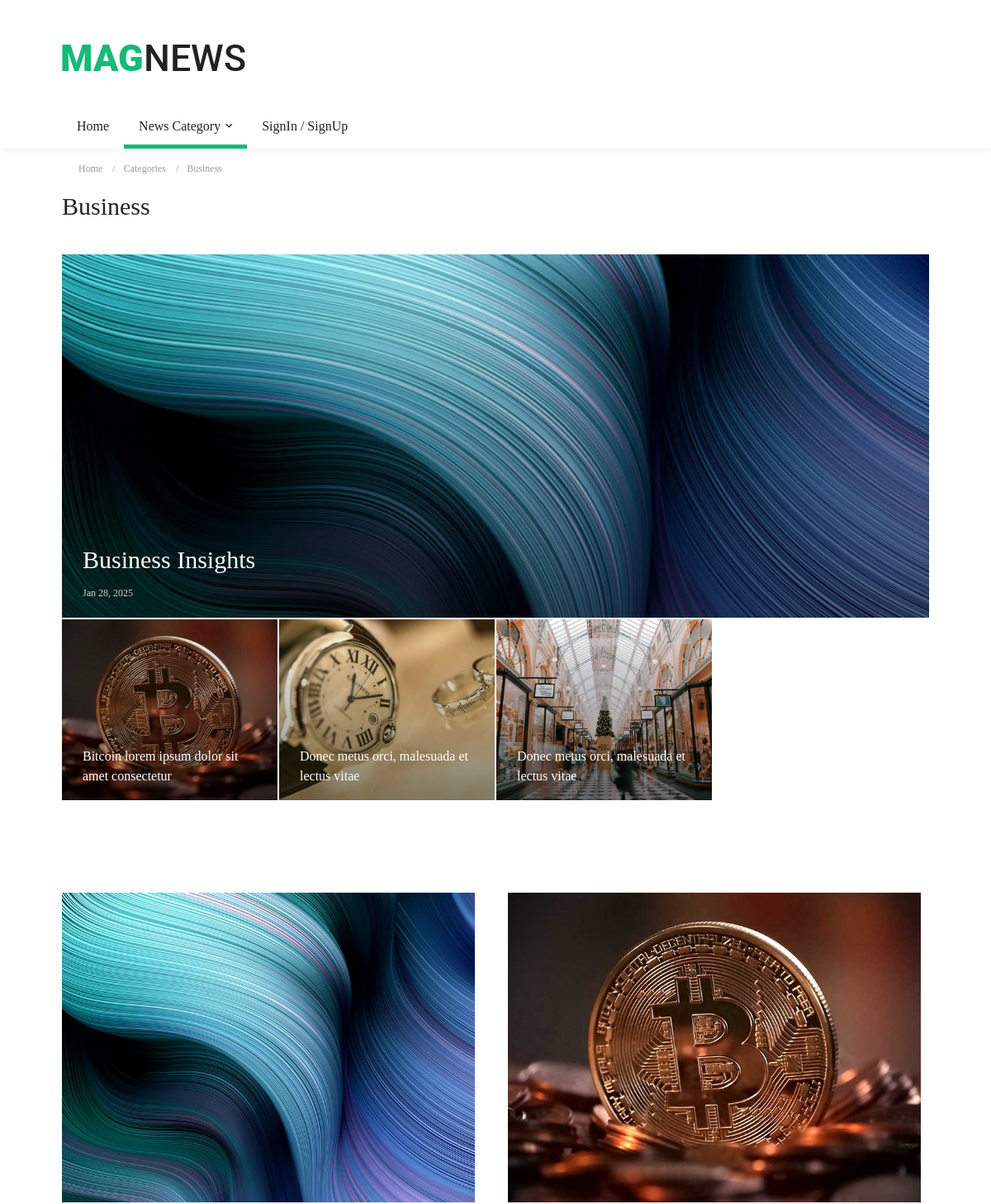
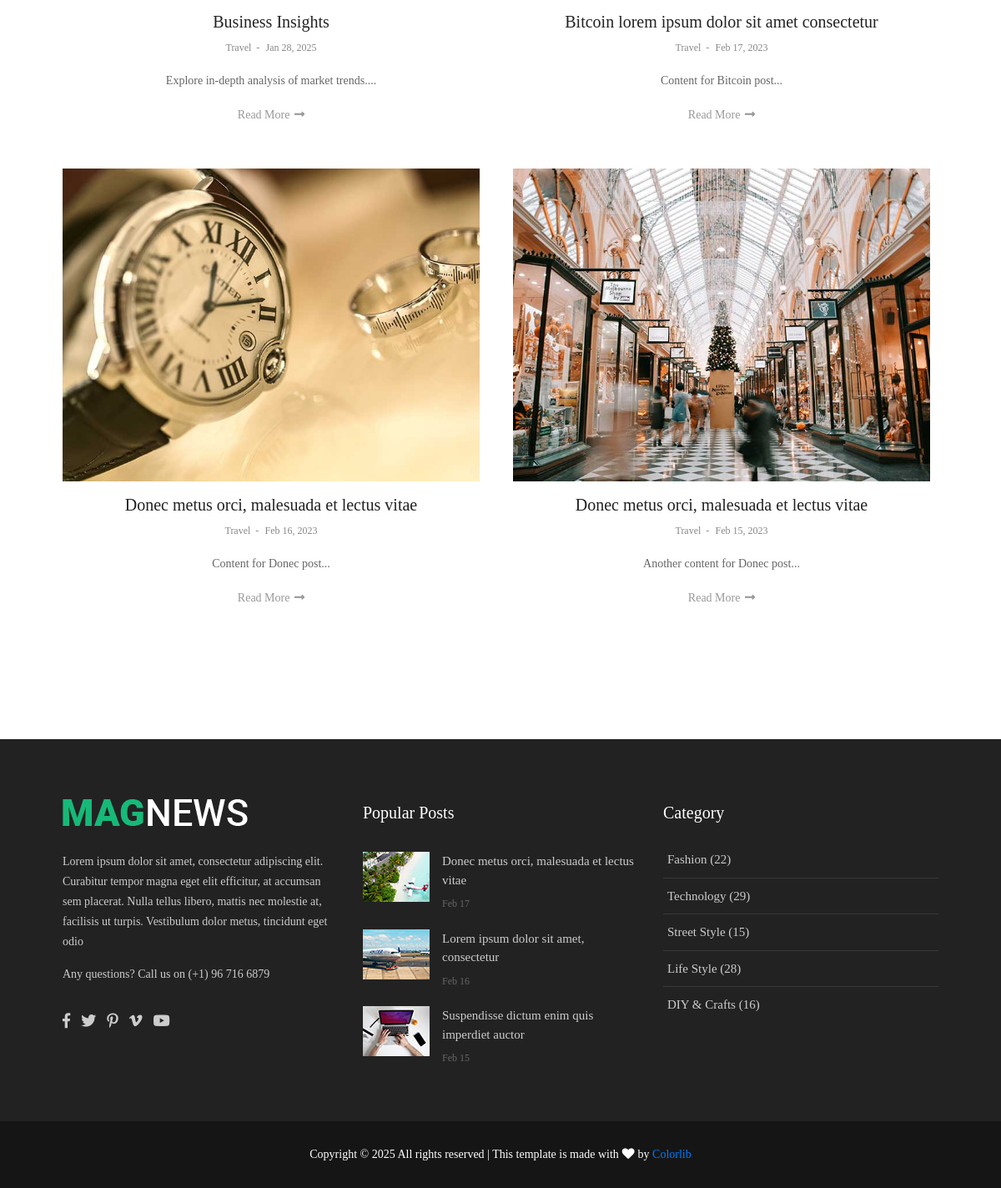
Page /pages/category.php?id=3 on the committed database (2 pictures, top to bottom).
### tables this page shows
CREATE TABLE `categories` (
  `id` int(11) NOT NULL,
  `name` varchar(50) NOT NULL,
  `created_at` timestamp NOT NULL DEFAULT current_timestamp()
);

CREATE TABLE `posts` (
  `id` int(11) NOT NULL,
  `user_id` int(11) NOT NULL,
  `title` varchar(255) NOT NULL,
  `content` text NOT NULL,
  `image` varchar(255) DEFAULT NULL,
  `category_id` int(11) DEFAULT NULL,
  `author_id` int(11) DEFAULT NULL,
  `created_at` timestamp NOT NULL DEFAULT current_timestamp(),
  `updated_at` timestamp NULL DEFAULT NULL ON UPDATE current_timestamp()
);

### config/db.php (called while the page is built, shortened)
<?php
require_once 'config.php';
function db_query($query, $params = []) {
    global $conn;
    $stmt = $conn->prepare($query);
    if ($params) {
        $types = str_repeat('s', count($params));
        $stmt->bind_param($types, ...$params);
    }
    if (!$stmt->execute()) {
        error_log("خطا در اجرای کوئری: " . $stmt->error);
        return null;
    }
    $result = $stmt->get_result();
    return $result && $result->num_rows > 0 ? $result->fetch_all(MYSQLI_ASSOC) : null;
}
function db_query_single($query, $params = []) {
    $result = db_query($query, $params);
    return $result ? $result[0] : null;
}
?>

### pages/category.php (the view, shortened to what this page needs)
<?php
require_once __DIR__ . '/../config/config.php';
require_once __DIR__ . '/../config/db.php';
$categoryId = isset($_GET['id']) ? intval($_GET['id']) : 0;
$category = db_query_single("SELECT name FROM categories WHERE id = ?", [$categoryId]);
$categoryName = htmlspecialchars($category['name']);
$posts = db_query(
    "SELECT id, title, content, image, created_at
     FROM posts
     WHERE category_id = ?
     ORDER BY created_at DESC
     LIMIT 5",
    [$categoryId]
);
?>
<!DOCTYPE html>
<html lang="fa">
<head>
    <link rel="stylesheet" type="text/css" href="<?php echo SITE_URL; ?>/vendor/bootstrap/css/bootstrap.min.css">
    <link rel="stylesheet" type="text/css" href="<?php echo SITE_URL; ?>/fonts/fontawesome-5.0.8/css/fontawesome-all.min.css">
    <link rel="stylesheet" type="text/css" href="<?php echo SITE_URL; ?>/fonts/iconic/css/material-design-iconic-font.min.css">
    <link rel="stylesheet" type="text/css" href="<?php echo SITE_URL; ?>/vendor/animate/animate.css">
    <link rel="stylesheet" type="text/css" href="<?php echo SITE_URL; ?>/vendor/css-hamburgers/hamburgers.min.css">
    <link rel="stylesheet" type="text/css" href="<?php echo SITE_URL; ?>/vendor/animsition/css/animsition.min.css">
    <link rel="stylesheet" type="text/css" href="<?php echo SITE_URL; ?>/css/util.min.css">
    <link rel="stylesheet" type="text/css" href="<?php echo SITE_URL; ?>/css/main.css?v=1.0">
</head>
<body>
    <?php include '../component/Navbar.php'; ?>
    <div class="container">
        <div class="bg0 flex-wr-sb-c p-rl-20 p-tb-8">
            <div class="f2-s-1 p-r-30 m-tb-6">
                <a href="<?php echo SITE_URL; ?>index.php" class="breadcrumb-item f1-s-3 cl9">
                    Home
                </a>
                <a href="<?php echo SITE_URL; ?>pages/category.php" class="breadcrumb-item f1-s-3 cl9">
                    Categories
                </a>
                <span class="breadcrumb-item f1-s-3 cl9">
                    <?php echo $categoryName; ?>
                </span>
            </div>
        </div>
    </div>
    <div class="container p-t-4 p-b-40">
        <h2 class="f1-l-1 cl2">
            <?php echo $categoryName; ?>
        </h2>
    </div>
    <section class="bg0">
        <div class="container">
            <div class="row m-rl--1">
                <?php if ($posts): ?>
                    <div class="col-12 p-rl-1 p-b-2">
                        <?php $mainPost = $posts[0]; ?>
                        <div class="bg-img1 size-a-3 how1 pos-relative" style="background-image: url('<?= SITE_URL; ?>pages/uploads/<?= htmlspecialchars($mainPost['image']); ?>');">
                            <a href="<?= SITE_URL; ?>pages/news_detail.php?id=<?= $mainPost['id']; ?>" class="dis-block how1-child1 trans-03"></a>
                            <div class="flex-col-e-s s-full p-rl-25 p-tb-20">
                                <h3 class="how1-child2 m-t-14 m-b-10">
                                    <a href="<?= SITE_URL; ?>pages/news_detail.php?id=<?= $mainPost['id']; ?>" class="how-txt1 size-a-6 f1-l-1 cl0 hov-cl10 trans-03">
                                        <?= htmlspecialchars($mainPost['title']); ?>
                                    </a>
                                </h3>
                                <span class="how1-child2">
                                    <span class="f1-s-3 cl11">
                                        <?= date('M d, Y', strtotime($mainPost['created_at'])); ?>
                                    </span>
                                </span>
                            </div>
                        </div>
                    </div>
                    <?php foreach (array_slice($posts, 1) as $post): ?>
                        <div class="col-sm-6 col-md-3 p-rl-1 p-b-2">
                            <div class="bg-img1 size-a-14 how1 pos-relative" style="background-image: url('<?= SITE_URL; ?>pages/uploads/<?= htmlspecialchars($post['image']); ?>');">
                                <a href="<?= SITE_URL; ?>pages/news_detail.php?id=<?= $post['id']; ?>" class="dis-block how1-child1 trans-03"></a>
                                <div class="flex-col-e-s s-full p-rl-25 p-tb-20">
                                    <h3 class="how1-child2 m-t-14">
                                        <a href="<?= SITE_URL; ?>pages/news_detail.php?id=<?= $post['id']; ?>" class="how-txt1 size-h-1 f1-m-1 cl0 hov-cl10 trans-03">
                                            <?= htmlspecialchars($post['title']); ?>
                                        </a>
                                    </h3>
                                </div>
                            </div>
                        </div>
                    <?php endforeach; ?>
                <?php else: ?>
                    <p>هیچ پستی در این دسته‌بندی وجود ندارد.</p>
                <?php endif; ?>
            </div>
        </div>
    </section>
    <section class="bg0 p-t-110 p-b-25">
        <div class="container">
            <div class="row justify-content-center">
                <div class="col-12 p-b-80">
                    <div class="row">
                        <?php if ($posts): ?>
                            <?php foreach ($posts as $post): ?>
                                <div class="col-sm-6 p-r-25 p-r-15-sr991">
                                    <div class="p-b-53">
                                        <a href="<?php echo SITE_URL; ?>pages/news_detail.php?id=<?php echo $post['id']; ?>" class="wrap-pic-w hov1 trans-03">
                                            <img src="<?php echo SITE_URL; ?>/pages/uploads/<?php echo htmlspecialchars($post['image']); ?>" alt="<?php echo htmlspecialchars($post['title']); ?>">
                                        </a>
                                        <div class="flex-col-s-c p-t-16">
                                            <h5 class="p-b-5 txt-center">
                                                <a href="<?php echo SITE_URL; ?>pages/news_detail.php?id=<?php echo $post['id']; ?>" class="f1-m-3 cl2 hov-cl10 trans-03">
                                                    <?php echo htmlspecialchars($post['title']); ?>
                                                </a>
                                            </h5>
                                            <div class="cl8 txt-center p-b-17">
                                                <a href="#" class="f1-s-4 cl8 hov-cl10 trans-03">
                                                    <?php echo htmlspecialchars($category['name']); ?>
                                                </a>
                                                <span class="f1-s-3 m-rl-3">-</span>
                                                <span class="f1-s-3">
                                                    <?php echo date("M d, Y", strtotime($post['created_at'])); ?>
                                                </span>
                                            </div>
                                            <p class="f1-s-11 cl6 txt-center p-b-16">
                                                <?php echo mb_substr(strip_tags($post['content']), 0, 100) . '...'; ?>
                                            </p>
                                            <a href="<?php echo SITE_URL; ?>pages/news_detail.php?id=<?php echo $post['id']; ?>" class="f1-s-1 cl9 hov-cl10 trans-03">
                                                Read More
                                                <i class="m-l-2 fa fa-long-arrow-alt-right"></i>
                                            </a>
                                        </div>
                                    </div>
                                </div>
                            <?php endforeach; ?>
                        <?php else: ?>
                            <p class="f1-s-3 cl6 txt-center p-b-16">هیچ پستی در این دسته‌بندی یافت نشد.</p>
                        <?php endif; ?>
                    </div>
                </div>
            </div>
        </div>
    </section>
    <?php include '../component/Footer.php'; ?>
</body>
</html>

### rows in the picture
categories: name "Business"
posts: image (picture), title "Business Insights", created_at "Jan 28, 2025", content "Explore in-depth analysis of market trends."
posts: image (picture), title "Bitcoin lorem ipsum dolor sit amet consectetur", created_at "Feb 17, 2023", content "Content for Bitcoin post"
posts: image (picture), title "Donec metus orci, malesuada et lectus vitae", created_at "Feb 16, 2023", content "Content for Donec post"
posts: image (picture), title "Donec metus orci, malesuada et lectus vitae", created_at "Feb 15, 2023", content "Another content for Donec post"
categories: name "Travel"
